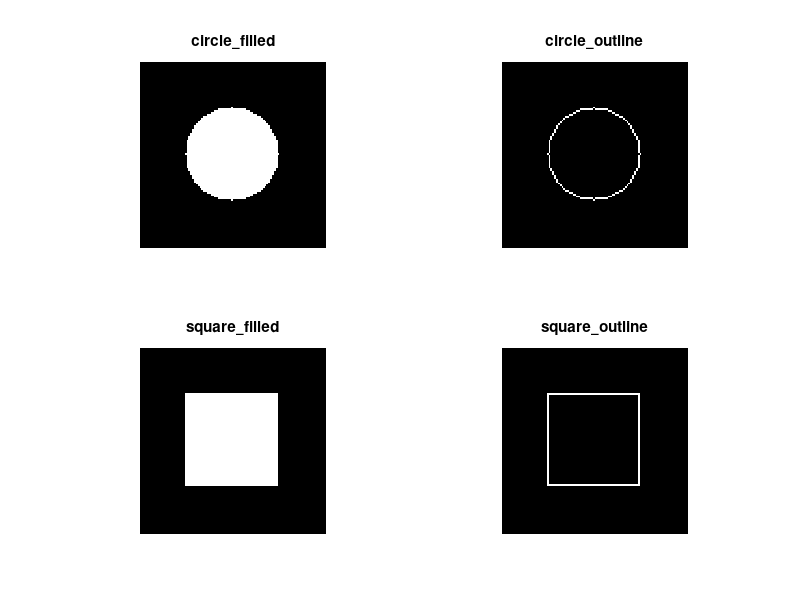

Write MATLAB code to recreate this figure.
%% Synthetic Binary Shape Mask Generator

N = 100;            % Canvas dimension (NxN)
cx = 50; cy = 50;   % Shape center coordinates
r = 25;             % Circle radius
side = 50;          % Square side length

% Generate spatial coordinate grid
[X, Y] = meshgrid(1:N);
dist = hypot(X - cx, Y - cy);

% Generate Circle Masks
circle_filled = dist <= r;
circle_outline = bwperim(circle_filled); 

% Generate Square Masks
square_filled = false(N);
half_side = side / 2;
square_filled((cy - half_side):(cy + half_side - 1), ...
              (cx - half_side):(cx + half_side - 1)) = true;

square_outline = bwperim(square_filled);

% Store masks in a struct for batch export and preview
masks.circle_filled  = circle_filled;
masks.circle_outline = circle_outline;
masks.square_filled  = square_filled;
masks.square_outline = square_outline;

% Export PNG files
fields = fieldnames(masks);
for k = 1:numel(fields)
    imwrite(masks.(fields{k}), [fields{k} '.png']);
end

% Preview generated masks
figure('Name', 'Generated Masks', 'NumberTitle', 'off');
for k = 1:numel(fields)
    subplot(2, 2, k);
    imshow(masks.(fields{k}));
    title(fields{k}, 'Interpreter', 'none');
end
